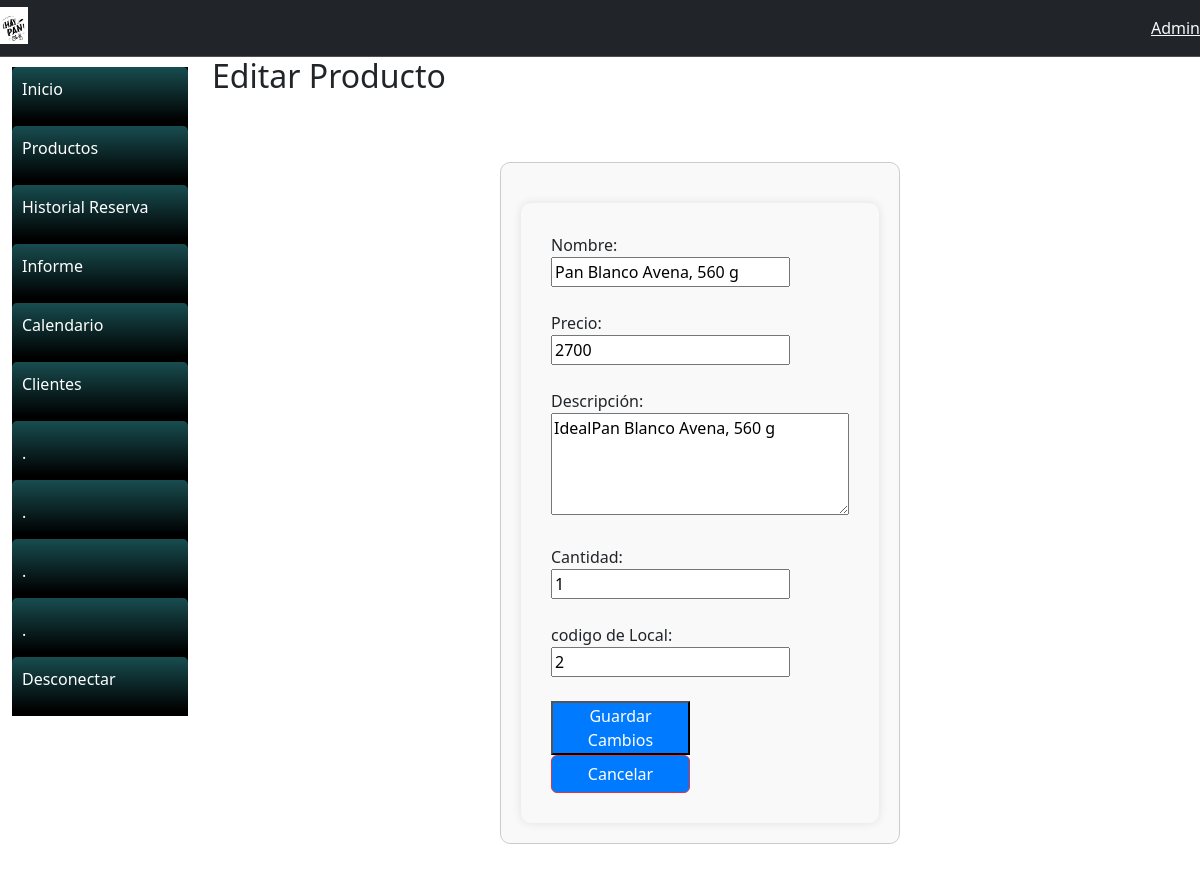
Page /editarProducto/10/ (signed in) on the committed database.
### gestionReserva/models.py (models this page shows, shortened)
class Producto(models.Model):
    nombre = models.CharField(max_length=50, null=False)
    descripcion = models.CharField(max_length=250, null=True, blank=True)
    cantidad = models.IntegerField(default=0)
    precio = models.IntegerField(default=0)
    imagen = models.ImageField(upload_to="Producto", null=True)
    local = models.ForeignKey(Local, on_delete=models.CASCADE, default=1)

class Local(models.Model):
    nombre = models.CharField(max_length=50, null=False)
    direccion = models.CharField(max_length=90, null=False)
    duenio = models.ForeignKey(
        Comerciante, on_delete=models.CASCADE, default=1)

### gestionReserva/views.py (the view)
# urls.py: path('editarProducto/<int:producto_id>/',views.editarProducto, name='editarProducto'),
@login_required
def editarProducto(request, producto_id):
    usuario = request.user
    try:
        local = Local.objects.get(duenio=usuario)
    except Local.DoesNotExist:
        messages.error(
            request, "Para editar un producto, primero necesitas registrar un local.")
        return redirect('index')
    producto = get_object_or_404(Producto, id=producto_id)
    if producto.local != local:
        messages.error(request, "No tienes permiso para editar este producto.")
        return redirect('index')
    if request.method == 'POST':
        form = ProductoForm(request.POST, instance=producto)
        if form.is_valid():
            form.save()
            messages.success(
                request, "Los cambios se guardaron correctamente.")
            return redirect('producto')
        else:
            print("Formulario inválido:", form.errors)
    else:
        form = ProductoForm(instance=producto)
    return render(request, 'editarProducto.html', {'form': form, 'producto': producto})

### gestionReserva/forms.py
class ProductoForm(forms.ModelForm):
    class Meta:
        model = Producto
        fields = ['nombre', 'descripcion','cantidad', 'precio', 'imagen', 'local']

### gestionReserva/templates/cliente/editarProducto.html (shortened to what this page needs)
{% extends 'cliente/base.html' %}
{% load static %}
{% block content %}
    <h2>Editar Producto</h2>
    <div class="outer-box">
    <div class="inner-box">
        <div class="form-box">
        <form action="{% url 'editarProducto' producto.id %}" method="POST">
            <label for="nombre">Nombre:</label><br />
            <input type="text" id="nombre" name="nombre" value="{{ producto.nombre }}" readonly /><br /><br />
            <label for="precio">Precio:</label><br />
            <input type="number" id="precio" name="precio" value="{{ producto.precio }}" required /><br /><br />
            <label for="descripcion">Descripción:</label><br />
            <textarea id="descripcion" name="descripcion" rows="4" cols="30" required>{{ producto.descripcion }}</textarea><br /><br />
            <label for="cantidad">Cantidad:</label><br />
            <input type="number" id="cantidad" name="cantidad" value="{{ producto.cantidad }}" required /><br /><br />
            <label for="local">codigo de Local:</label><br />
            <input type="text" id="local" name="local" value="{{ producto.local.id }}" readonly /><br /><br />
            <button type="submit">Guardar Cambios</button>
            <button type="submit" class="btn btn-danger " id="cancelButton">Cancelar</button>
            </form>
        </div>
        </div>
    </div>
{% endblock %}

### gestionReserva/static/css/style.css (style rules this page uses)
.outer-box { display: flex; justify-content: center; align-items: center; height: 100vh; }
.inner-box { width: 400px; padding: 20px; border: 1px solid #ccc; border-radius: 10px; background-color: #f9f9f9; }
.form-box { margin-top: 20px; background-color: #f9f9f9; padding: 30px; border-radius: 10px; box-shadow: 0 0 10px rgba(0, 0, 0, 0.1); max-width: 400px; width: 100%; }
button[type="submit"], button[type="button"] { width: calc(50% - 10px); margin-right: 10px; }
button[type="submit"] { background-color: #007bff; color: #fff; }

### rows in the picture
Producto: nombre "Pan Blanco Avena, 560 g", precio "2700", descripcion "IdealPan Blanco Avena, 560 g", cantidad "1", local "2"
